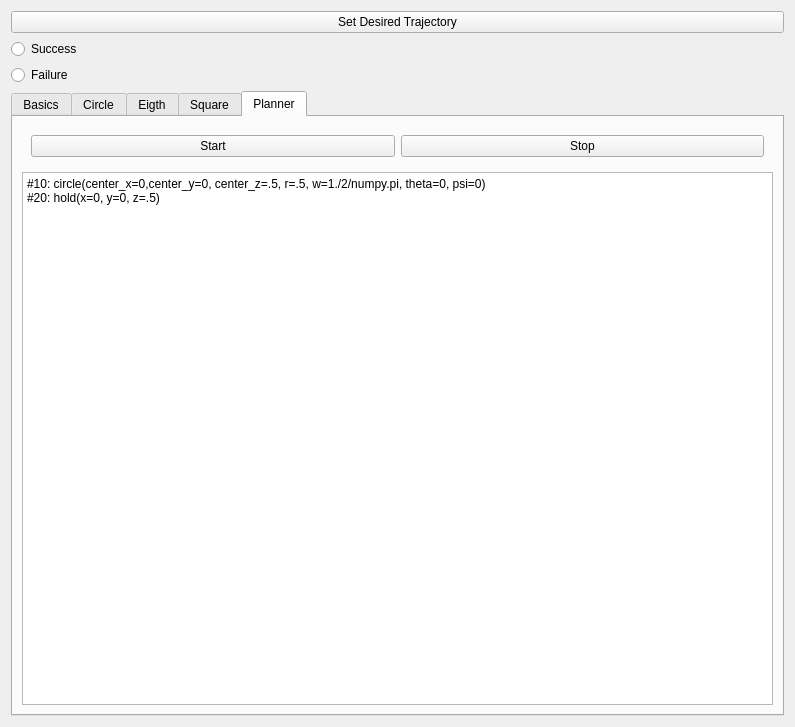
<?xml version="1.0" encoding="UTF-8"?>
<ui version="4.0">
 <class>Form</class>
 <widget class="QWidget" name="Form">
  <property name="geometry">
   <rect>
    <x>0</x>
    <y>0</y>
    <width>795</width>
    <height>727</height>
   </rect>
  </property>
  <property name="windowTitle">
   <string>Form</string>
  </property>
  <property name="styleSheet">
   <string notr="true"/>
  </property>
  <layout class="QGridLayout" name="gridLayout">
   <item row="0" column="1">
    <widget class="QPushButton" name="SetTrajectory">
     <property name="text">
      <string>Set Desired Trajectory</string>
     </property>
    </widget>
   </item>
   <item row="3" column="1">
    <widget class="QTabWidget" name="TrajSelect">
     <property name="currentIndex">
      <number>4</number>
     </property>
     <widget class="QWidget" name="tab">
      <attribute name="title">
       <string>Basics</string>
      </attribute>
      <widget class="QDoubleSpinBox" name="box_x">
       <property name="geometry">
        <rect>
         <x>70</x>
         <y>30</y>
         <width>69</width>
         <height>27</height>
        </rect>
       </property>
      </widget>
      <widget class="QDoubleSpinBox" name="box_y">
       <property name="geometry">
        <rect>
         <x>70</x>
         <y>70</y>
         <width>69</width>
         <height>27</height>
        </rect>
       </property>
      </widget>
      <widget class="QDoubleSpinBox" name="box_z">
       <property name="geometry">
        <rect>
         <x>70</x>
         <y>110</y>
         <width>69</width>
         <height>27</height>
        </rect>
       </property>
      </widget>
      <widget class="QLabel" name="label">
       <property name="geometry">
        <rect>
         <x>150</x>
         <y>30</y>
         <width>67</width>
         <height>17</height>
        </rect>
       </property>
       <property name="text">
        <string>x</string>
       </property>
      </widget>
      <widget class="QLabel" name="label_2">
       <property name="geometry">
        <rect>
         <x>150</x>
         <y>70</y>
         <width>67</width>
         <height>17</height>
        </rect>
       </property>
       <property name="text">
        <string>y</string>
       </property>
      </widget>
      <widget class="QLabel" name="label_3">
       <property name="geometry">
        <rect>
         <x>150</x>
         <y>110</y>
         <width>67</width>
         <height>17</height>
        </rect>
       </property>
       <property name="text">
        <string>z</string>
       </property>
      </widget>
     </widget>
     <widget class="QWidget" name="tab_2">
      <attribute name="title">
       <string>Circle</string>
      </attribute>
      <widget class="QDoubleSpinBox" name="box_x_circle">
       <property name="geometry">
        <rect>
         <x>80</x>
         <y>40</y>
         <width>69</width>
         <height>27</height>
        </rect>
       </property>
      </widget>
      <widget class="QDoubleSpinBox" name="box_y_circle">
       <property name="geometry">
        <rect>
         <x>80</x>
         <y>70</y>
         <width>69</width>
         <height>27</height>
        </rect>
       </property>
      </widget>
      <widget class="QDoubleSpinBox" name="box_z_circle">
       <property name="geometry">
        <rect>
         <x>80</x>
         <y>100</y>
         <width>69</width>
         <height>27</height>
        </rect>
       </property>
      </widget>
      <widget class="QLabel" name="label_4">
       <property name="geometry">
        <rect>
         <x>160</x>
         <y>40</y>
         <width>67</width>
         <height>17</height>
        </rect>
       </property>
       <property name="text">
        <string>x</string>
       </property>
      </widget>
      <widget class="QLabel" name="label_5">
       <property name="geometry">
        <rect>
         <x>160</x>
         <y>70</y>
         <width>67</width>
         <height>17</height>
        </rect>
       </property>
       <property name="text">
        <string>y</string>
       </property>
      </widget>
      <widget class="QLabel" name="label_6">
       <property name="geometry">
        <rect>
         <x>160</x>
         <y>100</y>
         <width>67</width>
         <height>17</height>
        </rect>
       </property>
       <property name="text">
        <string>z</string>
       </property>
      </widget>
      <widget class="QDoubleSpinBox" name="box_psi_circle">
       <property name="geometry">
        <rect>
         <x>80</x>
         <y>220</y>
         <width>69</width>
         <height>27</height>
        </rect>
       </property>
      </widget>
      <widget class="QDoubleSpinBox" name="box_theta_circle">
       <property name="geometry">
        <rect>
         <x>80</x>
         <y>250</y>
         <width>69</width>
         <height>27</height>
        </rect>
       </property>
      </widget>
      <widget class="QLabel" name="label_7">
       <property name="geometry">
        <rect>
         <x>160</x>
         <y>220</y>
         <width>67</width>
         <height>17</height>
        </rect>
       </property>
       <property name="text">
        <string>psi (deg)</string>
       </property>
      </widget>
      <widget class="QLabel" name="label_8">
       <property name="geometry">
        <rect>
         <x>160</x>
         <y>250</y>
         <width>81</width>
         <height>17</height>
        </rect>
       </property>
       <property name="text">
        <string>theta (deg)</string>
       </property>
      </widget>
      <widget class="QDoubleSpinBox" name="box_radius_circle">
       <property name="geometry">
        <rect>
         <x>80</x>
         <y>340</y>
         <width>69</width>
         <height>27</height>
        </rect>
       </property>
      </widget>
      <widget class="QDoubleSpinBox" name="box_omega_circle">
       <property name="geometry">
        <rect>
         <x>80</x>
         <y>370</y>
         <width>69</width>
         <height>27</height>
        </rect>
       </property>
      </widget>
      <widget class="QLabel" name="label_9">
       <property name="geometry">
        <rect>
         <x>170</x>
         <y>340</y>
         <width>67</width>
         <height>17</height>
        </rect>
       </property>
       <property name="text">
        <string>radius (m)</string>
       </property>
      </widget>
      <widget class="QLabel" name="label_10">
       <property name="geometry">
        <rect>
         <x>170</x>
         <y>370</y>
         <width>121</width>
         <height>17</height>
        </rect>
       </property>
       <property name="text">
        <string>Omega (rev/sec)</string>
       </property>
      </widget>
      <widget class="QGroupBox" name="groupBox_5">
       <property name="geometry">
        <rect>
         <x>390</x>
         <y>40</y>
         <width>181</width>
         <height>111</height>
        </rect>
       </property>
       <property name="title">
        <string>Default Gains</string>
       </property>
       <widget class="QRadioButton" name="DefaultOption1">
        <property name="geometry">
         <rect>
          <x>10</x>
          <y>20</y>
          <width>117</width>
          <height>22</height>
         </rect>
        </property>
        <property name="text">
         <string>Option 1</string>
        </property>
       </widget>
       <widget class="QRadioButton" name="DefaultOption2">
        <property name="geometry">
         <rect>
          <x>10</x>
          <y>40</y>
          <width>117</width>
          <height>22</height>
         </rect>
        </property>
        <property name="text">
         <string>Option 2</string>
        </property>
        <property name="autoExclusive">
         <bool>true</bool>
        </property>
       </widget>
       <widget class="QRadioButton" name="DefaultOption3">
        <property name="geometry">
         <rect>
          <x>10</x>
          <y>60</y>
          <width>117</width>
          <height>22</height>
         </rect>
        </property>
        <property name="text">
         <string>Option 3</string>
        </property>
       </widget>
       <widget class="QRadioButton" name="DefaultOption4">
        <property name="geometry">
         <rect>
          <x>10</x>
          <y>80</y>
          <width>117</width>
          <height>22</height>
         </rect>
        </property>
        <property name="text">
         <string>Option 4</string>
        </property>
       </widget>
      </widget>
     </widget>
     <widget class="QWidget" name="tab_3">
      <attribute name="title">
       <string>Eigth</string>
      </attribute>
     </widget>
     <widget class="QWidget" name="tab_4">
      <attribute name="title">
       <string>Square</string>
      </attribute>
     </widget>
     <widget class="QWidget" name="tab_5">
      <attribute name="title">
       <string>Planner</string>
      </attribute>
      <layout class="QGridLayout" name="gridLayout_2">
       <item row="0" column="0">
        <widget class="QWidget" name="widget" native="true">
         <layout class="QHBoxLayout" name="horizontalLayout">
          <item>
           <widget class="QPushButton" name="planner_start_button">
            <property name="text">
             <string>Start</string>
            </property>
           </widget>
          </item>
          <item>
           <widget class="QPushButton" name="planner_stop_button">
            <property name="text">
             <string>Stop</string>
            </property>
           </widget>
          </item>
         </layout>
        </widget>
       </item>
       <item row="1" column="0">
        <widget class="QPlainTextEdit" name="planner_edit">
         <property name="plainText">
          <string>#10: circle(center_x=0,center_y=0, center_z=.5, r=.5, w=1./2/numpy.pi, theta=0, psi=0)
#20: hold(x=0, y=0, z=.5)</string>
         </property>
        </widget>
       </item>
      </layout>
     </widget>
    </widget>
   </item>
   <item row="1" column="1">
    <widget class="QRadioButton" name="Success">
     <property name="text">
      <string>Success</string>
     </property>
    </widget>
   </item>
   <item row="2" column="1">
    <widget class="QRadioButton" name="Failure">
     <property name="text">
      <string>Failure</string>
     </property>
    </widget>
   </item>
  </layout>
 </widget>
 <resources/>
 <connections/>
</ui>
